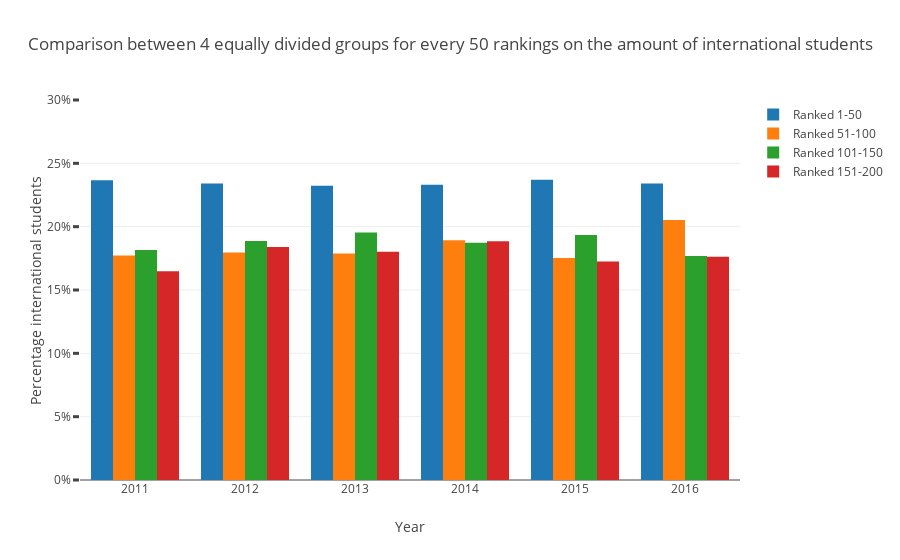

The code cell stored with this chart in its notebook:
### Code cell
#Create a list for all the years for better readability
years = list(range(2011, 2017, 1))

trace1 = go.Bar(
    x=years,
    y=[year1_means[0], year2_means[0], year3_means[0], year4_means[0], year5_means[0], year6_means[0]],
    name='Ranked 1-50'
)
trace2 = go.Bar(
    x=years,
    y=[year1_means[1], year2_means[1], year3_means[1], year4_means[1], year5_means[1], year6_means[1]],
    name='Ranked 51-100'
)
trace3 = go.Bar(
    x=years,
    y=[year1_means[2], year2_means[2], year3_means[2], year4_means[2], year5_means[2], year6_means[2]],
    name='Ranked 101-150'
)
trace4 = go.Bar(
    x=years,
    y=[year1_means[3], year2_means[3], year3_means[3], year4_means[3], year5_means[3], year6_means[3]],
    name='Ranked 151-200'
)

data = [trace1, trace2, trace3, trace4]
layout = go.Layout(
    barmode='group',
    title = 'Comparison between 4 equally divided groups for every 50 rankings on the amount of international students',
    yaxis = go.layout.YAxis(
        tickmode = 'linear',
        tick0 = 0,
        dtick = 5,
        ticklen=6,
        tickwidth=3,
        range=[0, 30],
        ticksuffix = "%",
        title = 'Percentage international students'
    ),
    xaxis = go.layout.XAxis(
        title = 'Year'
    )
    
)

fig = go.Figure(data=data, layout=layout)
iplot(fig, filename='grouped-bar')

### Figure 1 — Plotly figure (JSON) as saved in the notebook; plotly's stock layout.template omitted (floating-point values rounded to 4 significant figures)
{"data": [{"name": "Ranked 1-50", "type": "bar", "uid": "fe3c196e-d00f-4e64-8512-e36a36711e44", "x": [2011, 2012, 2013, 2014, 2015, 2016], "y": [23.66, 23.4, 23.24, 23.3, 23.7, 23.4]}, {"name": "Ranked 51-100", "type": "bar", "uid": "08f3b392-9f6e-4422-8284-38f2844704d2", "x": [2011, 2012, 2013, 2014, 2015, 2016], "y": [17.71, 17.96, 17.88, 18.92, 17.53, 20.53]}, {"name": "Ranked 101-150", "type": "bar", "uid": "28aaf47b-e6eb-477f-af23-3a5968025e80", "x": [2011, 2012, 2013, 2014, 2015, 2016], "y": [18.16, 18.88, 19.53, 18.73, 19.35, 17.69]}, {"name": "Ranked 151-200", "type": "bar", "uid": "bc816d00-333d-49e0-9633-da05a93c1ef8", "x": [2011, 2012, 2013, 2014, 2015, 2016], "y": [16.49, 18.39, 18.02, 18.85, 17.25, 17.62]}], "layout": {"barmode": "group", "title": {"text": "Comparison between 4 equally divided groups for every 50 rankings on the amount of international students"}, "xaxis": {"title": {"text": "Year"}}, "yaxis": {"dtick": 5, "range": [0, 30], "tick0": 0, "ticklen": 6, "tickmode": "linear", "ticksuffix": "%", "tickwidth": 3, "title": {"text": "Percentage international students"}}}}
